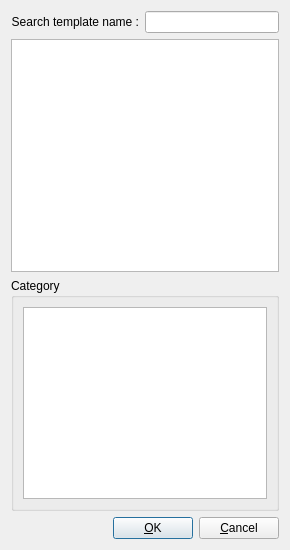
<?xml version="1.0" encoding="UTF-8"?>
<ui version="4.0">
 <class>save_search_template_form</class>
 <widget class="QDialog" name="save_search_template_form">
  <property name="geometry">
   <rect>
    <x>0</x>
    <y>0</y>
    <width>290</width>
    <height>550</height>
   </rect>
  </property>
  <property name="windowTitle">
   <string>Save search template</string>
  </property>
  <layout class="QGridLayout" name="gridLayout_2">
   <item row="0" column="0">
    <widget class="QLabel" name="lName">
     <property name="text">
      <string>Search template name :</string>
     </property>
     <property name="alignment">
      <set>Qt::AlignRight|Qt::AlignTrailing|Qt::AlignVCenter</set>
     </property>
    </widget>
   </item>
   <item row="0" column="1">
    <widget class="QLineEdit" name="lEName"/>
   </item>
   <item row="1" column="0" colspan="2">
    <widget class="QTreeView" name="tvSearchTemplateType"/>
   </item>
   <item row="2" column="0" colspan="2">
    <widget class="QGroupBox" name="gbCategory">
     <property name="title">
      <string>Category</string>
     </property>
     <layout class="QGridLayout" name="gridLayout">
      <item row="0" column="0">
       <widget class="QTreeView" name="tvCategory"/>
      </item>
     </layout>
    </widget>
   </item>
   <item row="3" column="0" colspan="2">
    <layout class="QHBoxLayout" name="horizontalLayout">
     <item>
      <spacer name="horizontalSpacer">
       <property name="orientation">
        <enum>Qt::Horizontal</enum>
       </property>
       <property name="sizeHint" stdset="0">
        <size>
         <width>40</width>
         <height>20</height>
        </size>
       </property>
      </spacer>
     </item>
     <item>
      <widget class="QPushButton" name="pbOk">
       <property name="text">
        <string>&amp;OK</string>
       </property>
      </widget>
     </item>
     <item>
      <widget class="QPushButton" name="pbCancel">
       <property name="text">
        <string>&amp;Cancel</string>
       </property>
      </widget>
     </item>
    </layout>
   </item>
  </layout>
 </widget>
 <resources/>
 <connections/>
</ui>
